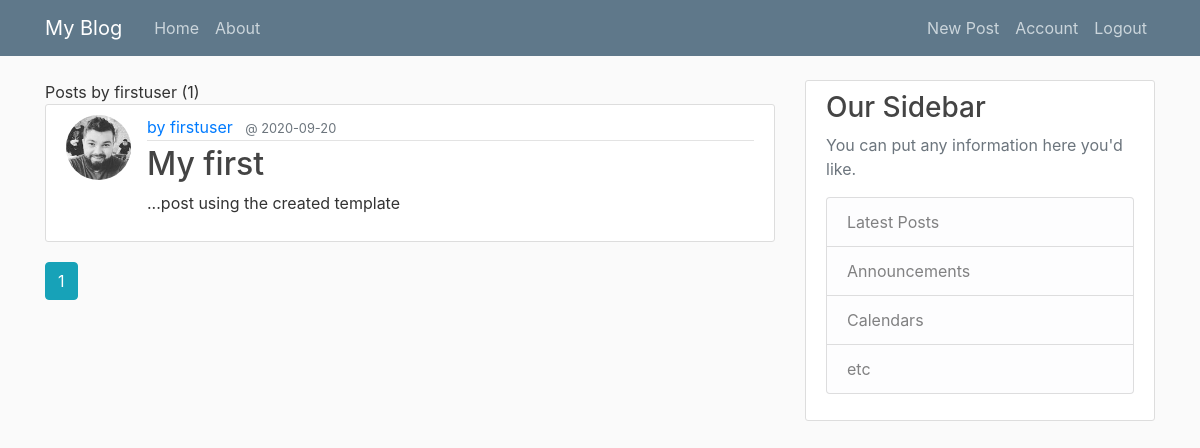
The page /user/firstuser (signed in) on the database as committed earlier.
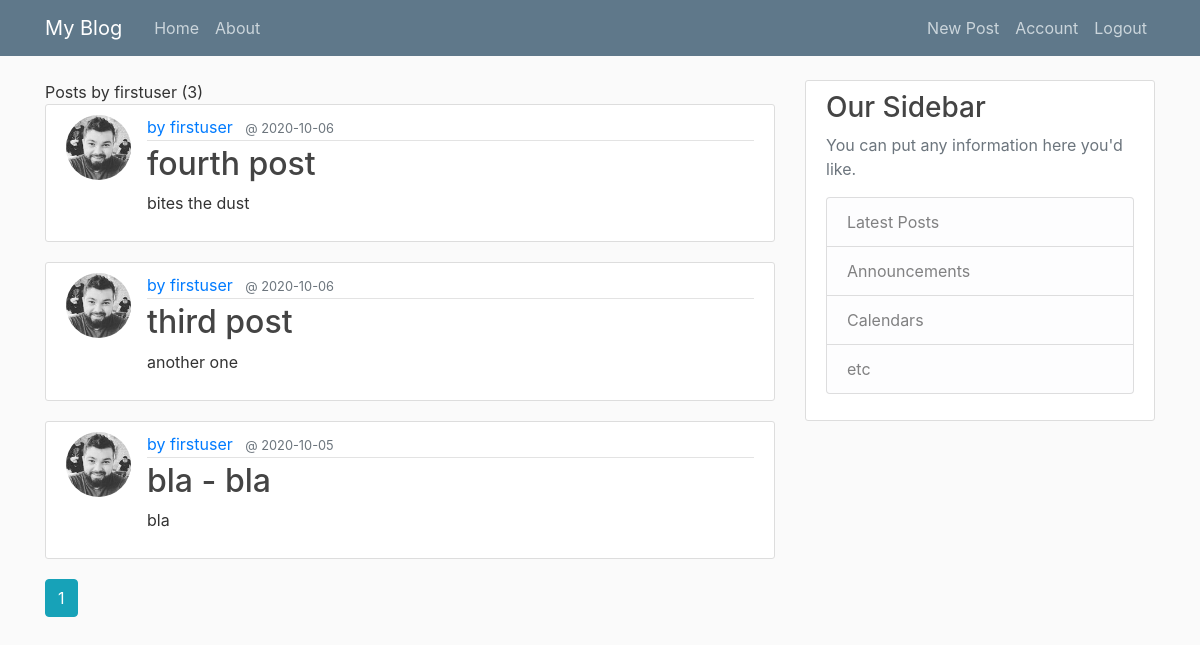
The same page on the database as committed later.
### flask_blog/models.py (models this page shows, shortened)
class Post(db.Model):
	id = db.Column(db.Integer, primary_key=True)
	title = db.Column(db.String(100), nullable=False)
	content = db.Column(db.Text, nullable=False)
	date_posted = db.Column(db.DateTime, nullable=False, default=datetime.utcnow)
	user_id = db.Column(db.Integer, db.ForeignKey('user.id'), nullable=False)

class User(db.Model, UserMixin):
	id = db.Column(db.Integer, primary_key=True)
	username = db.Column(db.String(20), unique=True, nullable=False)
	email = db.Column(db.String(120), unique=True, nullable=False)
	image_file = db.Column(db.String(20), nullable=False, default="default.jpg")
	password = db.Column(db.String(60), nullable=False)
	posts = db.relationship('Post', backref='author', lazy=True)

### flask_blog/routes.py (the view)
@app.route("/user/<string:username>")
def user_post(username):
	page = request.args.get('page', 1, type=int)
	user = User.query.filter_by(username=username).first_or_404()
	posts = Post.query.filter_by(author=user).\
	order_by(Post.date_posted.desc()).\
	paginate(page=page, per_page=5)
	return render_template('user_post.html', posts=posts, user=user)

### flask_blog/models.py (called while the page is built)
@login_manager.user_loader
def load_user(user_id):
	return User.query.get(int(user_id))

### flask_blog/templates/user_post.html (shortened to what this page needs)
{% extends "layout.html"%}
{% block content %}
	<h1c class="mb-3"> Posts by {{ user.username }} ({{ posts.total }})
	{% for post in posts.items %}
		<article class="media content-section">
			<img class="rounded-circle article-img" src="{{ url_for('static', filename='profile_images/' + post.author.image_file) }}">
		  <div class="media-body">
		    <div class="article-metadata">
		      <a class="mr-2" href="{{ url_for('user_post', username=post.author.username) }}">by {{ post.author.username }}</a>
		      <small class="text-muted">@ {{ post.date_posted.strftime('%Y-%m-%d') }}</small>
		    </div>
		    <h2><a class="article-title" href="{{ url_for('post', post_id=post.id) }}">{{ post.title }}</a></h2>
		    <p class="article-content">{{ post.content }}</p>
		  </div>
		</article>
	{% endfor %}
	{% for page_num in posts.iter_pages(left_edge=1, right_edge=1, left_current=1, right_current=2) %}
	    {% if page_num %}
	    	{% if posts.page == page_num %}
	        	<a class="btn btn-info mb-4" href="{{url_for('user_post', username=user.username, page=page_num) }}">{{  page_num }}</a>
	        {% else %}
	        	<a class="btn btn-outline-info mb-4" href="{{url_for('user_post', username=user.username, page=page_num) }}">{{  page_num }}</a>
	        {% endif %}
	    {% else %}
	    ...
	    {% endif %}
	{% endfor %}
{% endblock content %}

Rows that differ between the two databases and show on the page:
removed Post: image_file (picture), author.username "firstuser", date_posted "2020-09-20", title "My first", content "...post using the created template"
added Post: image_file (picture), author.username "firstuser", date_posted "2020-10-06", title "fourth post", content "bites the dust"
added Post: image_file (picture), author.username "firstuser", date_posted "2020-10-06", title "third post", content "another one"
added Post: image_file (picture), author.username "firstuser", date_posted "2020-10-05", title "bla - bla", content "bla"
Other text that changed with them:
{{ posts.total }}: "1" → "3"
